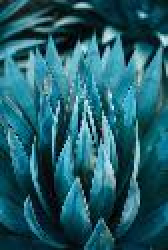
#> input picture lab1/cactus1_resampled_1-4.jpg, 84 x 125 px (shown 2 times larger)
$ python resampling.py
#> lines starting #> are read from the running program, lines starting #| are printed output that depends on the picture
#> further down, img1 is the input picture: PIL image 84x125 RGB; mean R, G, B 34.2, 93, 105.1
#| <PIL.JpegImagePlugin.JpegImageFile image mode=RGB size=84x125 at 0x7F1A91ED0FD0>
from PIL import Image
import numpy as np

def NNResampling(old_image, scale):
#> called with scale = 9
    width = old_image.shape[1]
#> width = 84
    height = old_image.shape[0]
#> height = 125

    new_width = round(scale * width)
#> new_width = 756
    new_height = round(scale * height)
#> new_height = 1125

    new_image = np.zeros(shape=(new_height, new_width, old_image.shape[2]))

    for x in range(new_width):
        for y in range(new_height):
            src_x = min(
                int(round(float(x) / float(new_width) * float(width))), width - 1)
            src_y = min(
                int(round(float(y) / float(new_height) * float(height))), height - 1)

            new_image[y, x] = old_image[src_y, src_x]
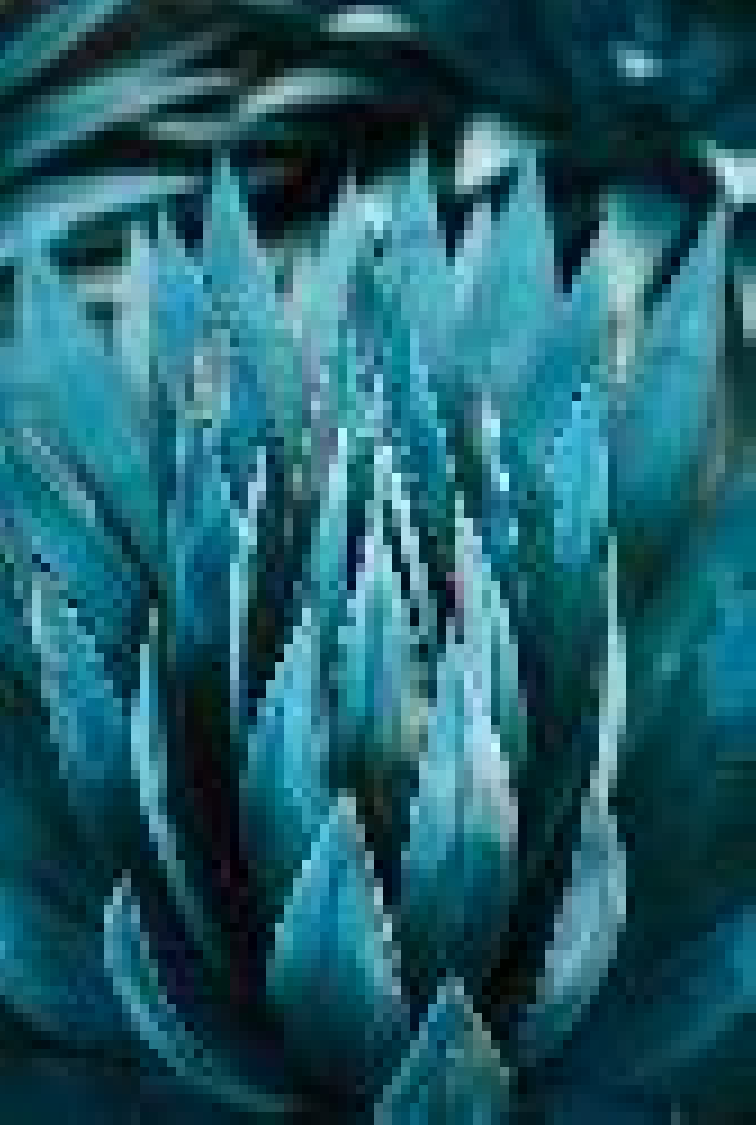
#> new_image: shape (1125, 756, 3) float64; mean R, G, B 34.2, 92.9, 105

    return new_image

def bilinear_interpolate(im, x, y):
    Ia = im[y0, x0]
    Ib = im[y1, x0]
    Ic = im[y0, x1]
    Id = im[y1, x1]

    wa = (x1-x) * (y1-y)
    wb = (x1-x) * (y-y0)
    wc = (x-x0) * (y1-y)
    wd = (x-x0) * (y-y0)

    return wa*Ia + wb*Ib + wc*Ic + wd*Id


img1 = Image.open("cactus1_resampled_1-4.jpg")
print(img1)
img1Arr = np.array(img1)
newImgArr = NNResampling(img1Arr, 9)

Image.fromarray(newImgArr.astype(np.uint8), 'RGB').save("cactus_twoWays.jpg")
# print(np.shape(img1))
